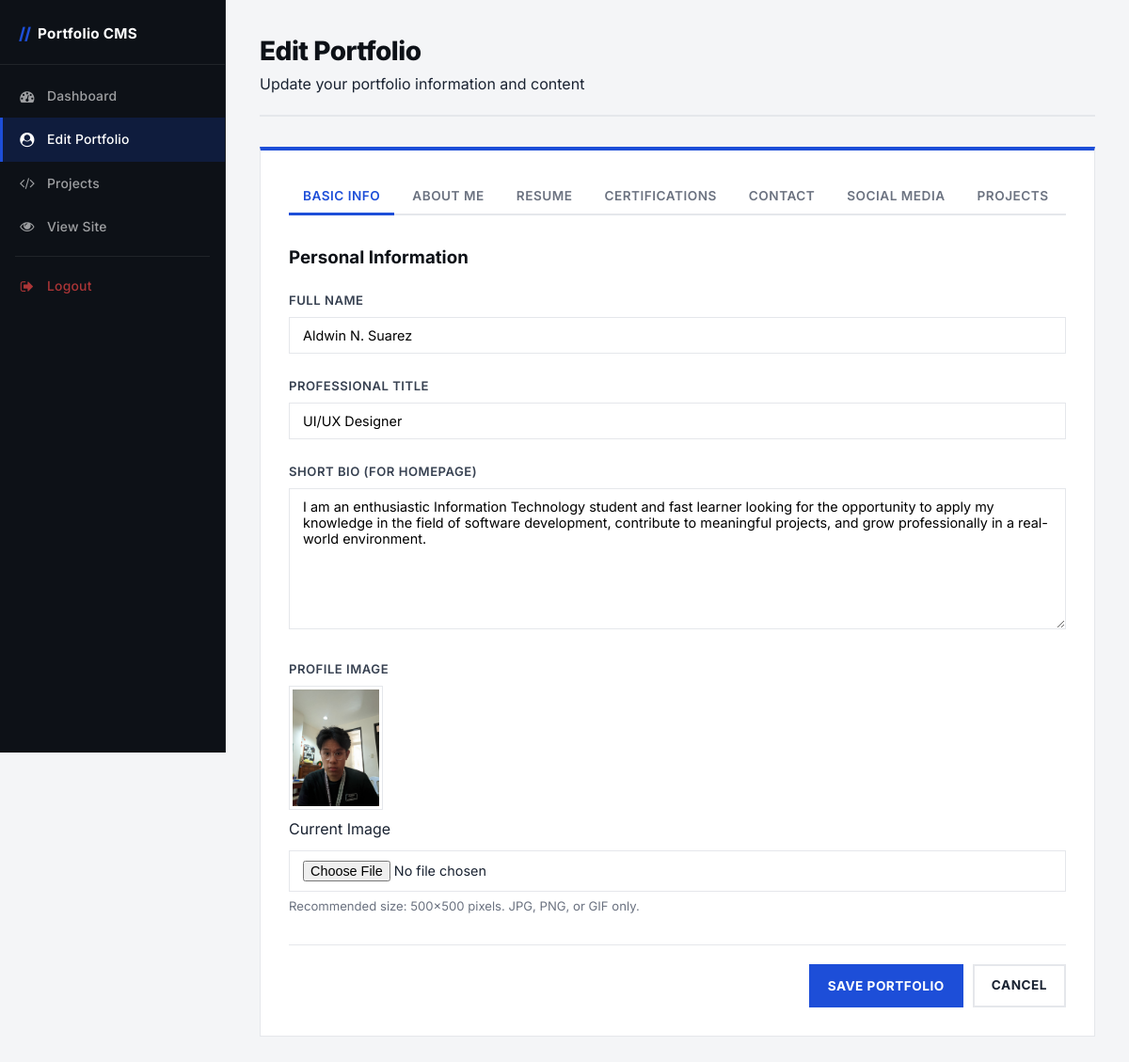
The page /admin/edit_portfolio.php?edit_proj=1 (signed in) on the database its author committed.
### tables this page shows
CREATE TABLE `portfolio` (
  `id` int(11) NOT NULL,
  `user_id` int(11) DEFAULT NULL,
  `name` varchar(255) DEFAULT NULL,
  `title` varchar(255) DEFAULT NULL,
  `short_bio` text DEFAULT NULL,
  `email` varchar(255) DEFAULT NULL,
  `phone` varchar(50) DEFAULT NULL,
  `location` varchar(255) DEFAULT NULL,
  `education` text DEFAULT NULL,
  `experience` text DEFAULT NULL,
  `skills` text DEFAULT NULL,
  `profile_image` varchar(255) DEFAULT NULL,
  `cv_link` varchar(255) DEFAULT NULL,
  `linkedin` varchar(255) DEFAULT NULL,
  `github` varchar(255) DEFAULT NULL,
  `about_me` text DEFAULT NULL,
  `contact_section` text DEFAULT NULL,
  `certifications` text DEFAULT NULL,
  `created_at` datetime DEFAULT current_timestamp(),
  `updated_at` datetime DEFAULT current_timestamp() ON UPDATE current_timestamp()
);

### admin/edit_portfolio.php (the view, shortened to what this page needs)
<?php
require_once '../includes/db_connection.php';
$userId = $_SESSION['user_id'];
$portfolioStmt = $conn->prepare("SELECT * FROM portfolio WHERE user_id = ?");
$portfolioStmt->bind_param("i", $userId);
$portfolioStmt->execute();
$result = $portfolioStmt->get_result();
$portfolio = $result->num_rows > 0 ? $result->fetch_assoc() : null;
?>
<!DOCTYPE html>
<html lang="en">
<head>
    <link rel="stylesheet" href="../css/admin.css">
    <link rel="stylesheet" href="https://cdnjs.cloudflare.com/ajax/libs/font-awesome/4.7.0/css/font-awesome.min.css">
</head>
<body>
    <div class="admin-container">
        <aside class="sidebar">
            <div class="sidebar-header">
                <a href="dashboard.php" class="sidebar-logo">
                    <span class="logo-geo">//</span>
                    <span class="logo-text">Portfolio CMS</span>
                </a>
            </div>
            <ul class="sidebar-menu">
                <li>
                    <a href="dashboard.php"><i class="fa fa-dashboard"></i><span>Dashboard</span></a>
                </li>
                <li class="active">
                    <a href="edit_portfolio.php"><i class="fa fa-user-circle"></i><span>Edit Portfolio</span></a>
                </li>
                <li>
                    <a href="projects.php"><i class="fa fa-code"></i><span>Projects</span></a>
                </li>
                <li>
                    <a href="../index.php" target="_blank"><i class="fa fa-eye"></i><span>View Site</span></a>
                </li>
                <li class="sidebar-divider"></li>
                <li class="logout-item">
                    <a href="../logout.php"><i class="fa fa-sign-out"></i><span>Logout</span></a>
                </li>
            </ul>
        </aside>
        <main class="content">
            <header class="content-header">
                <h1>Edit Portfolio</h1>
                <p>Update your portfolio information and content</p>
            </header>
            <form action="edit_portfolio.php" method="post" enctype="multipart/form-data" class="portfolio-form" novalidate>
                <div class="form-tabs">
                    <button type="button" class="tab-btn active" data-tab="basic-info">Basic Info</button>
                    <button type="button" class="tab-btn" data-tab="about-me">About Me</button>
                    <button type="button" class="tab-btn" data-tab="resume-details">Resume</button>
                    <button type="button" class="tab-btn" data-tab="certifications">Certifications</button>
                    <button type="button" class="tab-btn" data-tab="contact-details">Contact</button>
                    <button type="button" class="tab-btn" data-tab="social-media">Social Media</button>
                    <button type="button" class="tab-btn" data-tab="projects">Projects</button>
                </div>
                <div class="tab-content active" id="basic-info">
                    <h3>Personal Information</h3>
                    <div class="form-group">
                        <label for="name">Full Name</label>
                        <input type="text" id="name" name="name" value="<?php echo htmlspecialchars($portfolio['name'] ?? ''); ?>" required>
                    </div>
                    <div class="form-group">
                        <label for="title">Professional Title</label>
                        <input type="text" id="title" name="title" value="<?php echo htmlspecialchars($portfolio['title'] ?? ''); ?>" required>
                    </div>
                    <div class="form-group">
                        <label for="short_bio">Short Bio (for homepage)</label>
                        <textarea id="short_bio" name="short_bio" rows="3"><?php echo htmlspecialchars($portfolio['short_bio'] ?? ''); ?></textarea>
                    </div>
                    <div class="form-group">
                        <label for="profile_image">Profile Image</label>
                        <?php if (!empty($portfolio['profile_image'])): ?>
                            <div class="current-image">
                                <img src="../<?php echo htmlspecialchars($portfolio['profile_image']); ?>" alt="Current profile image" width="100">
                                <p>Current Image</p>
                            </div>
                        <?php endif; ?>
                        <input type="file" id="profile_image" name="profile_image" accept="image/*">
                        <p class="form-help">Recommended size: 500x500 pixels. JPG, PNG, or GIF only.</p>
                    </div>
                </div>
                <div class="form-actions" id="portfolioFormActions">
                    <button type="submit" name="save_portfolio" class="btn btn-primary">Save Portfolio</button>
                    <a href="dashboard.php" class="btn btn-secondary">Cancel</a>
                </div>
            </form>
        </main>
    </div>
</body>
</html>

### admin/edit_portfolio.php (style rules this page uses)
textarea { overflow-y: auto; min-height: 100px; max-height: 500px; resize: vertical; }
textarea:not(:empty) { min-height: 150px; }

### rows shown on the page
portfolio: name "Aldwin N. Suarez", title "UI/UX Designer", short_bio "I am an enthusiastic Information Technology student and fast learner looking for the opportunity to apply my knowledge in the field of software development, contribute to meaningful projects, and grow professionally in a real-world environment.", profile_image (picture)
